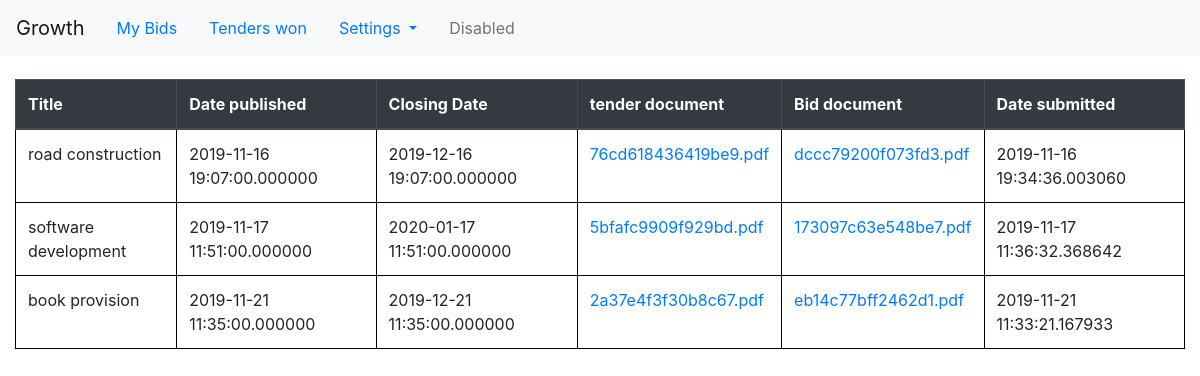
The page /supplier/my-bids (signed in) on the database its author committed.
### tables this page shows
CREATE TABLE "bidTender" (
	id INTEGER NOT NULL, 
	bid_id INTEGER, 
	tender_id INTEGER, 
	date_submitted DATETIME, 
	PRIMARY KEY (id), 
	FOREIGN KEY(bid_id) REFERENCES bid (id), 
	FOREIGN KEY(tender_id) REFERENCES tenders (id)
);

### tenderingSystem/model.py (models this page shows, shortened)
class Tenders(db.Model):
    id = db.Column(db.INTEGER, primary_key=True, autoincrement=True)
    entity_name = db.Column(db.String(50), nullable=False)
    entity_type = db.Column(db.String(30), nullable=False)
    title = db.Column(db.String(200), nullable=False, unique=True)
    status = db.Column(db.String(8), nullable=False)
    date_published = db.Column(db.DATETIME, default=datetime.utcnow(), nullable=False)
    date_closed = db.Column(db.DATETIME, nullable=False)
    tender_document = db.Column(db.String(100), nullable=False)
    company = db.Column(db.INTEGER, db.ForeignKey("company.id"))
    is_delete = db.Column(db.Boolean, default=False)
    bidTender = db.relationship('Bid', secondary=bidTender, lazy='dynamic',
                                backref=db.backref('tenders', lazy=True))

class Bid(db.Model):
    id = db.Column(db.INTEGER, primary_key=True, autoincrement=True)
    bid_document = db.Column(db.String(50), nullable=False)
    date_submitted = db.Column(db.DATETIME, default=datetime.utcnow())
    bid_poster = db.Column(db.INTEGER, db.ForeignKey('company.id'))

### tenderingSystem/supplierRoutes.py (the view)
@app.route('/supplier/my-bids', methods=['GET', 'POST'])
def my_bids():
    company = get_company_information()
    if company:
        bids = db.engine.execute(f"SELECT * FROM bidTender JOIN Bid ON bidTender.bid_id=Bid.id JOIN Tenders "
                                 f"On bidTender.tender_id=Tenders.id WHERE bid_poster={company.id}")
        return render_template('supplier/myBids.html', bids=bids)
    return render_template('supplier/myBids.html')

### tenderingSystem/helper_functions.py (called while the page is built)
def get_company_information():
    company = Company.query.filter_by(user=current_user.id).first()
    return company

### tenderingSystem/model.py (called while the page is built)
@login_manager.user_loader
def load_user(user_id):
    return Users.query.get(int(user_id))

### tenderingSystem/templates/supplier/myBids.html
{% extends('supplier/layout.html')%}
{% block head %}
    {{ super() }}
    <link rel="stylesheet" type="text/css" href="{{ url_for('static', filename='css/supplier.css') }}">
{% endblock %}
{% block content %}
    <table class="table">
        <thead class="thead-dark">
            <th scope="col">Title</th>
            <th scope="col">Date published</th>
            <th scope="col">Closing Date</th>
            <th scope="col">tender document</th>
            <th scope="col">Bid document</th>
            <th scope="col">Date submitted</th>
        </thead>
        <tbody>
            {% if bids %}
                {% for bid in bids %}
                    <tr>
                        <td>{{ bid.title }}</td>
                        <td>{{ bid.date_published }}</td>
                        <td>{{ bid.date_closed }}</td>
                        <td><a href="{{ url_for("download_tender_document", document_name=bid.tender_document) }}" target="_blank">{{ bid.tender_document }}</a></td>
                        <td><a href="{{ url_for('download_bds_document', document_name=bid.bid_document) }}" target="_blank">{{bid.bid_document}}</a></td>
                        <td>{{bid.date_submitted}}</td>
                    </tr>
                {% endfor %}
            {% endif %}
        </tbody>
    </table>
{% endblock %}

### tenderingSystem/static/css/supplier.css (style rules this page uses)
.table { border: 1px; margin-top: 2%; }
table, tr, td, th { border: 1px solid black; border-collapse: collapse; }

### rows shown on the page
bidTender: title "road construction", date_published "2019-11-16 19:07:00.000000", date_closed "2019-12-16 19:07:00.000000", tender_document "76cd618436419be9.pdf", bid_document "dccc79200f073fd3.pdf", date_submitted "2019-11-16 19:34:36.003060"
bidTender: title "software development", date_published "2019-11-17 11:51:00.000000", date_closed "2020-01-17 11:51:00.000000", tender_document "5bfafc9909f929bd.pdf", bid_document "173097c63e548be7.pdf", date_submitted "2019-11-17 11:36:32.368642"
bidTender: title "book provision", date_published "2019-11-21 11:35:00.000000", date_closed "2019-12-21 11:35:00.000000", tender_document "2a37e4f3f30b8c67.pdf", bid_document "eb14c77bff2462d1.pdf", date_submitted "2019-11-21 11:33:21.167933"
